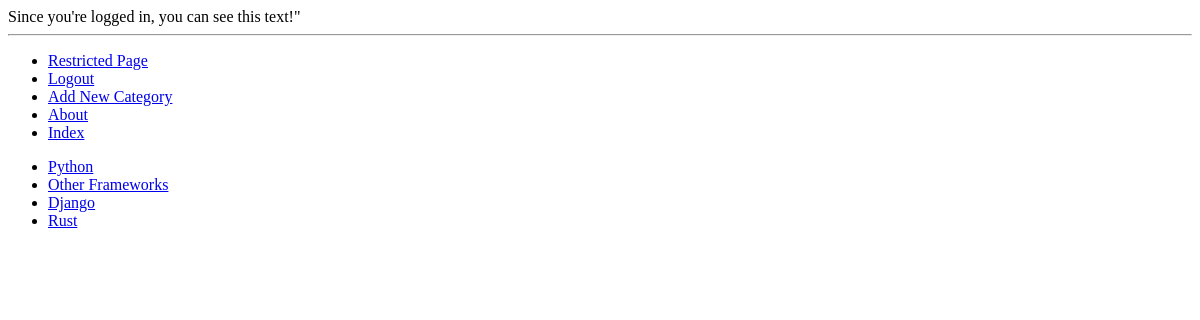
/rango/restricted/ (signed in), run on an earlier commit of the app's database.
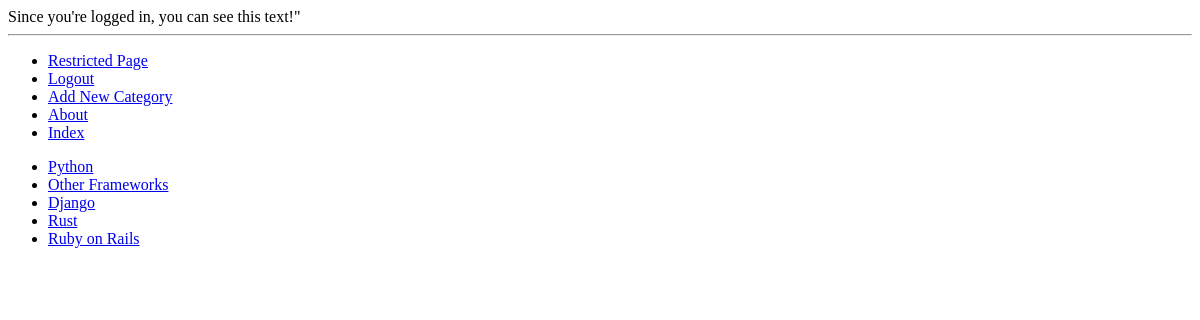
And on a later commit of the database.
### rango/models.py (models this page shows, shortened)
class Category(models.Model):
    name = models.CharField(max_length=128, unique=True)
    views = models.IntegerField(default=0)
    likes = models.IntegerField(default=0)
    slug = models.SlugField(unique=True)
    class Meta:
        verbose_name_plural ='Categories'

### rango/views.py (the view)
@login_required
def restricted(request):
    return render(request, 'rango/restricted.html')

### rango/templatetags/rango_template_tags.py (called while the page is built)
@register.inclusion_tag('rango/cats.html')
def get_category_list(cat=None):
    return {'cats': Category.objects.all(), 'act_cat': cat}

### templates/rango/restricted.html (shortened to what this page needs)
{% extends 'rango/base.html' %}
{% load staticfiles %}
{% block body_block %}
	Since you're logged in, you can see this text!"
{% endblock %}

### templates/rango/cats.html
<ul>
	{% if cats %}
		{% for c in cats %}
			{% if c == act_cat %}
				<li>
					<strong>
						<a href="{% url 'show_category' c.slug %}">{{ c.name }}</a>
					</strong>
				</li>
			{% else %}
				<li>
					<a href="{% url 'show_category' c.slug %}">{{ c.name }}</a>
				</li>
			{% endif %}
		{% endfor %}
	{% else %}
		<li><strong>There are no categories present</strong></li>
	{% endif %}
</ul>

What changed in the data, as far as the page shows it:
added Category: name "Ruby on Rails"
